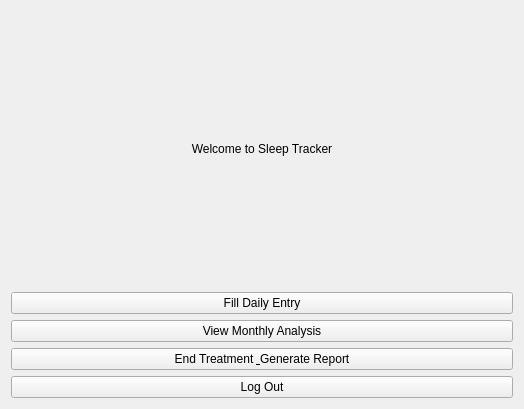
<?xml version="1.0" encoding="UTF-8"?>
<ui version="4.0">
 <class>MainMenu</class>
 <widget class="QWidget" name="MainMenu">
  <property name="geometry">
   <rect>
    <x>0</x>
    <y>0</y>
    <width>524</width>
    <height>409</height>
   </rect>
  </property>
  <property name="windowTitle">
   <string>Main Menu</string>
  </property>
  <layout class="QVBoxLayout" name="verticalLayout">
   <item>
    <widget class="QLabel" name="label_welcome">
     <property name="text">
      <string>Welcome to Sleep Tracker</string>
     </property>
     <property name="alignment">
      <set>Qt::AlignmentFlag::AlignCenter</set>
     </property>
    </widget>
   </item>
   <item>
    <widget class="QPushButton" name="btn_daily_entry">
     <property name="text">
      <string>Fill Daily Entry</string>
     </property>
    </widget>
   </item>
   <item>
    <widget class="QPushButton" name="btn_monthly_analysis">
     <property name="text">
      <string>View Monthly Analysis</string>
     </property>
    </widget>
   </item>
   <item>
    <widget class="QPushButton" name="btn_treatment_report">
     <property name="text">
      <string>End Treatment &amp; Generate Report</string>
     </property>
    </widget>
   </item>
   <item>
    <widget class="QPushButton" name="btn_logout">
     <property name="text">
      <string>Log Out</string>
     </property>
    </widget>
   </item>
  </layout>
 </widget>
 <resources/>
 <connections/>
</ui>
